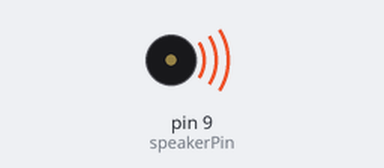
Recording of a sketch running on a simulated Arduino Uno, built with avr-gcc and run on an emulated ATmega328P. On the bench: buzzer (waves = sounding).

Above: at 0.59 s.
At 6.68 s:
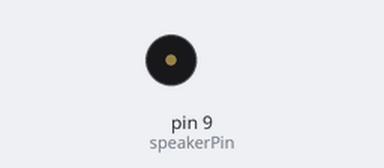
Timing chart, 0 to 7.0 s (numbered marks = the images above):
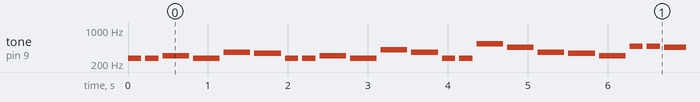

The sketch:

Play_Melodi.ino
```cpp
/* Play Melodi
Program dasar memutar melodi dengan memainkan not lagu  Happy Birthday
*/

// Domain public
#define NOTE_B0  31
#define NOTE_C1  33
#define NOTE_CS1 35
#define NOTE_D1  37
#define NOTE_DS1 39
#define NOTE_E1  41
#define NOTE_F1  44
#define NOTE_FS1 46
#define NOTE_G1  49
#define NOTE_GS1 52
#define NOTE_A1  55
#define NOTE_AS1 58
#define NOTE_B1  62
#define NOTE_C2  65
#define NOTE_CS2 69
#define NOTE_D2  73
#define NOTE_DS2 78
#define NOTE_E2  82
#define NOTE_F2  87
#define NOTE_FS2 93
#define NOTE_G2  98
#define NOTE_GS2 104
#define NOTE_A2  110
#define NOTE_AS2 117
#define NOTE_B2  123
#define NOTE_C3  131
#define NOTE_CS3 139
#define NOTE_D3  147
#define NOTE_DS3 156
#define NOTE_E3  165
#define NOTE_F3  175
#define NOTE_FS3 185
#define NOTE_G3  196
#define NOTE_GS3 208
#define NOTE_A3  220
#define NOTE_AS3 233
#define NOTE_B3  247
#define NOTE_C4  262
#define NOTE_C4_1 260
#define NOTE_CS4 277
#define NOTE_D4  294
#define NOTE_DS4 311
#define NOTE_E4  330
#define NOTE_F4  349
#define NOTE_FS4 370
#define NOTE_G4  392
#define NOTE_GS4 415
#define NOTE_A4  440
#define NOTE_AS4 466
#define NOTE_B4  494
#define NOTE_C5  523
#define NOTE_CS5 554
#define NOTE_D5  587
#define NOTE_DS5 622
#define NOTE_E5  659
#define NOTE_F5  698
#define NOTE_FS5 740
#define NOTE_G5  784
#define NOTE_GS5 831
#define NOTE_A5  880
#define NOTE_AS5 932
#define NOTE_B5  988
#define NOTE_C6  1047
#define NOTE_CS6 1109
#define NOTE_D6  1175
#define NOTE_DS6 1245
#define NOTE_E6  1319
#define NOTE_F6  1397
#define NOTE_FS6 1480
#define NOTE_G6  1568
#define NOTE_GS6 1661
#define NOTE_A6  1760
#define NOTE_AS6 1865
#define NOTE_B6  1976
#define NOTE_C7  2093
#define NOTE_CS7 2217
#define NOTE_D7  2349
#define NOTE_DS7 2489
#define NOTE_E7  2637
#define NOTE_F7  2794
#define NOTE_FS7 2960
#define NOTE_G7  3136
#define NOTE_GS7 3322
#define NOTE_A7  3520
#define NOTE_AS7 3729
#define NOTE_B7  3951
#define NOTE_C8  4186
#define NOTE_CS8 4435
#define NOTE_D8  4699
#define NOTE_DS8 4978

// inisialisasi pin 9 sebagai pin speaker
int speakerPin = 9;
   // not-not melody:
int melody[] = {
	NOTE_C4_1,NOTE_C4, NOTE_D4, NOTE_C4,NOTE_F4,NOTE_E4,
	NOTE_C4_1,NOTE_C4,NOTE_D4,NOTE_C4,NOTE_G4,NOTE_F4,
	NOTE_C4_1,NOTE_C4,NOTE_C5,NOTE_A4,NOTE_F4,NOTE_E4,NOTE_D4,
	NOTE_AS4,NOTE_AS4,NOTE_A4,NOTE_F4,NOTE_G4,NOTE_F4};
   // durasi not: 4 = not ke 4 , 8 = not ke 8, dll:
int noteDurations[] = {
	6, 6, 3, 3,3,3,
	6, 6, 3, 3,3,3,
	6, 6, 3, 3,3,3,3,
	6, 6, 3, 3,3,3 };

void setup(){
	pinMode(speakerPin, OUTPUT);
}
void loop(){
	for (int thisNote = 0; thisNote < 26; thisNote++) {
		int noteDuration = 1000 / noteDurations[thisNote];
		tone(9, melody[thisNote], noteDuration);
		int pauseBetweenNotes = noteDuration + 50;
		delay(pauseBetweenNotes);
		noTone(9);  // stop mainkan tone
	}
}
```

Measured:
- by itself, tone on pin 9 (speakerPin): plays 260 Hz for 0.17 s, 262 Hz for 0.17 s, 294 Hz for 0.33 s, 262 Hz for 0.33 s, 349 Hz for 0.33 s, 330 Hz for 0.33 s … (393 notes in this stretch)
